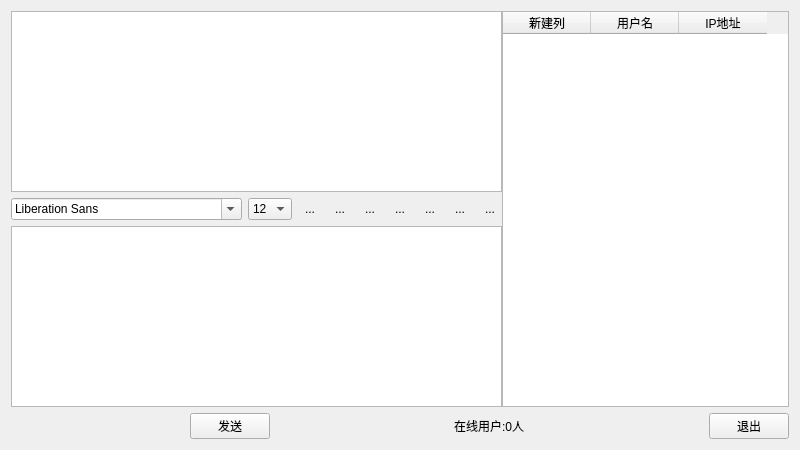
<?xml version="1.0" encoding="UTF-8"?>
<ui version="4.0">
 <class>Widget</class>
 <widget class="QWidget" name="Widget">
  <property name="geometry">
   <rect>
    <x>0</x>
    <y>0</y>
    <width>800</width>
    <height>450</height>
   </rect>
  </property>
  <property name="sizePolicy">
   <sizepolicy hsizetype="Expanding" vsizetype="Expanding">
    <horstretch>0</horstretch>
    <verstretch>0</verstretch>
   </sizepolicy>
  </property>
  <property name="windowTitle">
   <string>局域网聊天工具</string>
  </property>
  <layout class="QVBoxLayout" name="verticalLayout_2">
   <item>
    <layout class="QHBoxLayout" name="horizontalLayout_3" stretch="8,7">
     <property name="spacing">
      <number>0</number>
     </property>
     <property name="sizeConstraint">
      <enum>QLayout::SetNoConstraint</enum>
     </property>
     <item>
      <layout class="QVBoxLayout" name="verticalLayout">
       <property name="spacing">
        <number>6</number>
       </property>
       <item>
        <widget class="QTextBrowser" name="messageBrowser"/>
       </item>
       <item>
        <layout class="QHBoxLayout" name="horizontalLayout">
         <item>
          <widget class="QFontComboBox" name="fontComboBox"/>
         </item>
         <item>
          <widget class="QComboBox" name="sizeComboBox">
           <property name="sizePolicy">
            <sizepolicy hsizetype="Fixed" vsizetype="Fixed">
             <horstretch>0</horstretch>
             <verstretch>0</verstretch>
            </sizepolicy>
           </property>
           <property name="currentIndex">
            <number>3</number>
           </property>
           <property name="minimumContentsLength">
            <number>0</number>
           </property>
           <item>
            <property name="text">
             <string>9</string>
            </property>
           </item>
           <item>
            <property name="text">
             <string>10</string>
            </property>
           </item>
           <item>
            <property name="text">
             <string>11</string>
            </property>
           </item>
           <item>
            <property name="text">
             <string>12</string>
            </property>
           </item>
           <item>
            <property name="text">
             <string>13</string>
            </property>
           </item>
           <item>
            <property name="text">
             <string>14</string>
            </property>
           </item>
           <item>
            <property name="text">
             <string>15</string>
            </property>
           </item>
           <item>
            <property name="text">
             <string>16</string>
            </property>
           </item>
           <item>
            <property name="text">
             <string>17</string>
            </property>
           </item>
           <item>
            <property name="text">
             <string>18</string>
            </property>
           </item>
           <item>
            <property name="text">
             <string>19</string>
            </property>
           </item>
           <item>
            <property name="text">
             <string>20</string>
            </property>
           </item>
           <item>
            <property name="text">
             <string>21</string>
            </property>
           </item>
           <item>
            <property name="text">
             <string>22</string>
            </property>
           </item>
          </widget>
         </item>
         <item>
          <widget class="QToolButton" name="boldToolBtn">
           <property name="toolTip">
            <string>加粗</string>
           </property>
           <property name="text">
            <string>...</string>
           </property>
           <property name="icon">
            <iconset resource="images.qrc">
             <normaloff>:/images/bold.png</normaloff>:/images/bold.png</iconset>
           </property>
           <property name="iconSize">
            <size>
             <width>22</width>
             <height>22</height>
            </size>
           </property>
           <property name="checkable">
            <bool>true</bool>
           </property>
           <property name="autoRaise">
            <bool>true</bool>
           </property>
          </widget>
         </item>
         <item>
          <widget class="QToolButton" name="italicToolBtn">
           <property name="toolTip">
            <string>倾斜</string>
           </property>
           <property name="text">
            <string>...</string>
           </property>
           <property name="icon">
            <iconset resource="images.qrc">
             <normaloff>:/images/italic.png</normaloff>:/images/italic.png</iconset>
           </property>
           <property name="iconSize">
            <size>
             <width>22</width>
             <height>22</height>
            </size>
           </property>
           <property name="checkable">
            <bool>true</bool>
           </property>
           <property name="autoRaise">
            <bool>true</bool>
           </property>
          </widget>
         </item>
         <item>
          <widget class="QToolButton" name="underlineToolBtn">
           <property name="toolTip">
            <string>下划线</string>
           </property>
           <property name="text">
            <string>...</string>
           </property>
           <property name="icon">
            <iconset resource="images.qrc">
             <normaloff>:/images/under.png</normaloff>:/images/under.png</iconset>
           </property>
           <property name="iconSize">
            <size>
             <width>22</width>
             <height>22</height>
            </size>
           </property>
           <property name="checkable">
            <bool>true</bool>
           </property>
           <property name="autoRaise">
            <bool>true</bool>
           </property>
          </widget>
         </item>
         <item>
          <widget class="QToolButton" name="colorToolBtn">
           <property name="toolTip">
            <string>更改字体颜色</string>
           </property>
           <property name="text">
            <string>...</string>
           </property>
           <property name="icon">
            <iconset resource="images.qrc">
             <normaloff>:/images/color.png</normaloff>:/images/color.png</iconset>
           </property>
           <property name="iconSize">
            <size>
             <width>22</width>
             <height>22</height>
            </size>
           </property>
           <property name="autoRaise">
            <bool>true</bool>
           </property>
          </widget>
         </item>
         <item>
          <widget class="QToolButton" name="sendToolBtn">
           <property name="toolTip">
            <string>传输文件</string>
           </property>
           <property name="text">
            <string>...</string>
           </property>
           <property name="icon">
            <iconset resource="images.qrc">
             <normaloff>:/images/send.png</normaloff>:/images/send.png</iconset>
           </property>
           <property name="iconSize">
            <size>
             <width>22</width>
             <height>22</height>
            </size>
           </property>
           <property name="autoRaise">
            <bool>true</bool>
           </property>
          </widget>
         </item>
         <item>
          <widget class="QToolButton" name="saveToolBtn">
           <property name="toolTip">
            <string>保存聊天记录</string>
           </property>
           <property name="text">
            <string>...</string>
           </property>
           <property name="icon">
            <iconset resource="images.qrc">
             <normaloff>:/images/save.png</normaloff>:/images/save.png</iconset>
           </property>
           <property name="iconSize">
            <size>
             <width>22</width>
             <height>22</height>
            </size>
           </property>
           <property name="autoRaise">
            <bool>true</bool>
           </property>
          </widget>
         </item>
         <item>
          <widget class="QToolButton" name="clearToolBtn">
           <property name="toolTip">
            <string>清空聊天记录</string>
           </property>
           <property name="text">
            <string>...</string>
           </property>
           <property name="icon">
            <iconset resource="images.qrc">
             <normaloff>:/images/clear.png</normaloff>:/images/clear.png</iconset>
           </property>
           <property name="iconSize">
            <size>
             <width>22</width>
             <height>22</height>
            </size>
           </property>
           <property name="autoRaise">
            <bool>true</bool>
           </property>
          </widget>
         </item>
        </layout>
       </item>
       <item>
        <widget class="QTextEdit" name="messageTextEdit"/>
       </item>
      </layout>
     </item>
     <item>
      <widget class="QTableWidget" name="userTableWidget">
       <property name="selectionMode">
        <enum>QAbstractItemView::SingleSelection</enum>
       </property>
       <property name="selectionBehavior">
        <enum>QAbstractItemView::SelectRows</enum>
       </property>
       <property name="showGrid">
        <bool>false</bool>
       </property>
       <attribute name="horizontalHeaderDefaultSectionSize">
        <number>88</number>
       </attribute>
       <column>
        <property name="text">
         <string>新建列</string>
        </property>
       </column>
       <column>
        <property name="text">
         <string>用户名</string>
        </property>
       </column>
       <column>
        <property name="text">
         <string>IP地址</string>
        </property>
       </column>
      </widget>
     </item>
    </layout>
   </item>
   <item>
    <layout class="QHBoxLayout" name="horizontalLayout_2">
     <item>
      <spacer name="horizontalSpacer_3">
       <property name="orientation">
        <enum>Qt::Horizontal</enum>
       </property>
       <property name="sizeHint" stdset="0">
        <size>
         <width>40</width>
         <height>20</height>
        </size>
       </property>
      </spacer>
     </item>
     <item>
      <widget class="QPushButton" name="sendButton">
       <property name="text">
        <string>发送</string>
       </property>
      </widget>
     </item>
     <item>
      <spacer name="horizontalSpacer">
       <property name="orientation">
        <enum>Qt::Horizontal</enum>
       </property>
       <property name="sizeHint" stdset="0">
        <size>
         <width>40</width>
         <height>20</height>
        </size>
       </property>
      </spacer>
     </item>
     <item>
      <widget class="QLabel" name="userNumLabel">
       <property name="text">
        <string>在线用户:0人</string>
       </property>
      </widget>
     </item>
     <item>
      <spacer name="horizontalSpacer_2">
       <property name="orientation">
        <enum>Qt::Horizontal</enum>
       </property>
       <property name="sizeHint" stdset="0">
        <size>
         <width>40</width>
         <height>20</height>
        </size>
       </property>
      </spacer>
     </item>
     <item>
      <widget class="QPushButton" name="exitButton">
       <property name="text">
        <string>退出</string>
       </property>
      </widget>
     </item>
    </layout>
   </item>
  </layout>
 </widget>
 <layoutdefault spacing="6" margin="11"/>
 <resources>
  <include location="images.qrc"/>
 </resources>
 <connections/>
</ui>
